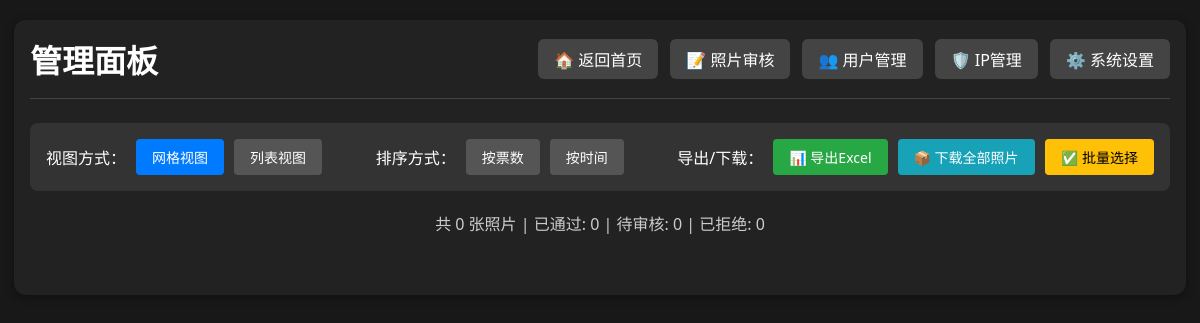
Page /admin (signed in) on the earlier database version.
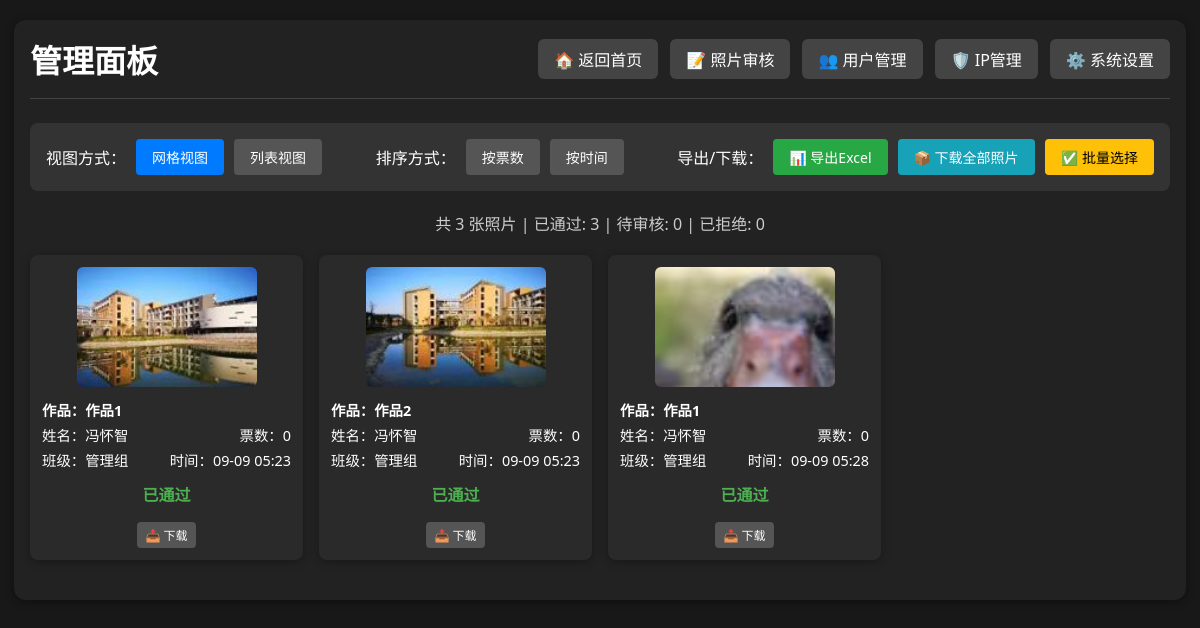
Same page on the later database version.
### app.py (models this page shows)
class Photo(db.Model):
    id = db.Column(db.Integer, primary_key=True)
    url = db.Column(db.String(128))
    thumb_url = db.Column(db.String(128))
    title = db.Column(db.String(100), nullable=True)  # 作品名称
    class_name = db.Column(db.String(32))
    student_name = db.Column(db.String(32))
    vote_count = db.Column(db.Integer, default=0)
    user_id = db.Column(db.Integer, db.ForeignKey('user.id'), nullable=False)
    status = db.Column(db.Integer, default=0)  # 0=待审核, 1=已通过, 2=已拒绝
    created_at = db.Column(db.DateTime, default=db.func.current_timestamp())
    votes = db.relationship('Vote', backref='photo', lazy=True)

### app.py (the view)
@app.route('/admin')
@admin_required
def admin():
    all_photos = Photo.query.order_by(Photo.vote_count.desc()).all()
    return render_template('admin.html', all_photos=all_photos)

### app.py (called while the page is built)
def admin_required(f):
    @wraps(f)
    def decorated_function(*args, **kwargs):
        if 'user_id' not in session:
            return redirect(url_for('login'))
        user = User.query.get(session['user_id'])
        if not user or not user.is_active:
            session.clear()  # 清除session
            flash('账户已被禁用，请联系管理员')
            return redirect(url_for('login'))
        elif user.role < 2:
            flash('需要管理员权限')
            return redirect(url_for('index'))
        return f(*args, **kwargs)
    return decorated_function

### templates/admin.html (shortened to what this page needs)
<!DOCTYPE html>
<html lang="zh-cn">
<head>
</head>
<body>
    <div class="container">
        <div class="header">
            <h1 class="title">管理面板</h1>
            <div class="nav-links">
                <a href="{{ url_for('index') }}" class="nav-btn">🏠 返回首页</a>
                <a href="{{ url_for('admin_review') }}" class="nav-btn">📝 照片审核</a>
                <a href="{{ url_for('manage_users') }}" class="nav-btn">👥 用户管理</a>
                <a href="{{ url_for('ip_management') }}" class="nav-btn">🛡️ IP管理</a>
                <a href="{{ url_for('settings') }}" class="nav-btn">⚙️ 系统设置</a>
            </div>
        </div>
        <div class="controls">
            <div class="view-controls">
                <span>视图方式：</span>
                <button class="btn active" onclick="switchView('grid')">网格视图</button>
                <button class="btn" onclick="switchView('list')">列表视图</button>
            </div>
            <div class="sort-controls">
                <span>排序方式：</span>
                <button class="btn active" onclick="sortPhotos('votes')">按票数</button>
                <button class="btn" onclick="sortPhotos('time')">按时间</button>
            </div>
            <div class="export-controls">
                <span>导出/下载：</span>
                <a href="{{ url_for('export_excel') }}" class="btn btn-success">📊 导出Excel</a>
                <a href="{{ url_for('download_all_photos') }}" class="btn btn-info">📦 下载全部照片</a>
                <button class="btn btn-warning" onclick="toggleBatchMode()">✅ 批量选择</button>
            </div>
        </div>
        <div class="stats">
            共 {{ all_photos|length }} 张照片 |
            已通过: {{ all_photos|selectattr("status", "equalto", 1)|list|length }} |
            待审核: {{ all_photos|selectattr("status", "equalto", 0)|list|length }} |
            已拒绝: {{ all_photos|selectattr("status", "equalto", 2)|list|length }}
        </div>
        <div id="grid-view" class="photo-grid">
            {% for photo in all_photos %}
            <div class="photo-item" data-votes="{{ photo.vote_count }}" data-time="{{ photo.created_at.timestamp() if photo.created_at else 0 }}">
                <img src="{{ photo.thumb_url }}" alt="参赛照片" onclick="showModal('{{ photo.url }}')">
                <div class="photo-info">
                    {% if photo.title %}
                    <div class="photo-info-row">
                        <span style="font-weight: bold; color: #fff;">作品：{{ photo.title }}</span>
                    </div>
                    {% endif %}
                    <div class="photo-info-row">
                        <span>姓名：{{ photo.student_name }}</span>
                        <span>票数：{{ photo.vote_count }}</span>
                    </div>
                    <div class="photo-info-row">
                        <span>班级：{{ photo.class_name }}</span>
                        <span>时间：{{ photo.created_at.strftime('%m-%d %H:%M') if photo.created_at else '' }}</span>
                    </div>
                </div>
                <div class="photo-status">
                    {% if photo.status == 0 %}
                        <span class="status-pending">待审核</span>
                    {% elif photo.status == 1 %}
                        <span class="status-approved">已通过</span>
                    {% else %}
                        <span class="status-rejected">已拒绝</span>
                    {% endif %}
                </div>
                <div style="margin-top: 8px;">
                    <a href="{{ url_for('download_photo', photo_id=photo.id) }}" class="btn" style="font-size: 12px; padding: 4px 8px;">📥 下载</a>
                </div>
            </div>
            {% endfor %}
        </div>
    </div>
</body>
</html>

### templates/admin.html (style rules this page uses)
body { background: #181818; color: #fff; font-family: 'Segoe UI', Arial, sans-serif; margin: 0; padding: 0; }
.container { max-width: 1400px; margin: 32px auto; padding: 16px; background: #222; border-radius: 12px; box-shadow: 0 2px 8px #0006; }
.header { display: flex; justify-content: space-between; align-items: center; margin-bottom: 24px; padding-bottom: 16px; border-bottom: 1px solid #444; flex-wrap: wrap; gap: 16px; }
.title { font-size: clamp(1.5rem, 4vw, 2rem); margin: 0; }
.nav-links { display: flex; gap: 12px; flex-wrap: wrap; }
.nav-btn { padding: 8px 16px; background: #444; color: #fff; text-decoration: none; border-radius: 6px; transition: background 0.2s; white-space: nowrap; }
.controls { display: flex; justify-content: space-between; align-items: center; margin-bottom: 20px; padding: 16px; background: #333; border-radius: 8px; flex-wrap: wrap; gap: 16px; }
.view-controls { display: flex; gap: 10px; align-items: center; flex-wrap: wrap; }
.sort-controls { display: flex; gap: 10px; align-items: center; flex-wrap: wrap; }
.export-controls { display: flex; gap: 10px; align-items: center; flex-wrap: wrap; }
.btn { padding: 8px 16px; border: none; border-radius: 4px; cursor: pointer; background: #555; color: white; transition: background 0.2s; text-decoration: none; display: inline-block; font-size: 14px; }
.btn:hover, .btn.active { background: #777; }
.btn.active { background: #007bff; }
.btn-success { background: #28a745; }
.btn-warning { background: #ffc107; color: #000; }
.btn-info { background: #17a2b8; }
.stats { text-align: center; margin-bottom: 20px; color: #ccc; }
.photo-grid { display: grid; grid-template-columns: repeat(auto-fill, minmax(280px, 1fr)); gap: 18px; margin-bottom: 24px; }
.photo-item { background: #2a2a2a; border-radius: 8px; padding: 12px; box-shadow: 0 2px 8px rgba(0,0,0,0.3); display: flex; flex-direction: column; align-items: center; transition: transform 0.2s; }
.photo-item img { width: 100%; max-width: 180px; max-height: 120px; border-radius: 6px; cursor: pointer; margin-bottom: 12px; object-fit: cover; }
.photo-info { width: 100%; margin-bottom: 8px; }
.photo-info-row { display: flex; justify-content: space-between; margin-bottom: 4px; font-size: 0.9rem; }
.photo-status { width: 100%; text-align: center; margin-bottom: 8px; }
.status-approved { color: #4caf50; font-weight: bold; }
@media (max-width: 1200px) { .container { max-width: 95%; margin: 20px auto; } }
@media (max-width: 1200px) { .photo-grid { grid-template-columns: repeat(auto-fill, minmax(250px, 1fr)); gap: 16px; } }

Differences in the rows shown:
added Photo: thumb_url (picture), title "作品1", student_name "冯怀智", vote_count "0", class_name "管理组", created_at "09-09 05:23", status "已通过"
added Photo: thumb_url (picture), title "作品2", student_name "冯怀智", vote_count "0", class_name "管理组", created_at "09-09 05:23", status "已通过"
added Photo: thumb_url (picture), title "作品1", student_name "冯怀智", vote_count "0", class_name "管理组", created_at "09-09 05:28", status "已通过"
Other differences:
{{ all_photos|length }}: "0" → "3"
{{ all_photos|selectattr("status", "equalto", 1)|list|length }}: "0" → "3"
